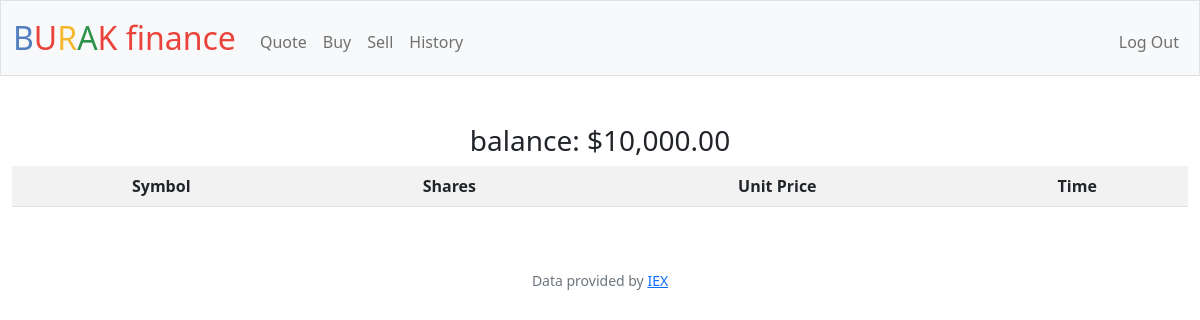
/history (signed in), run on an earlier commit of the app's database.
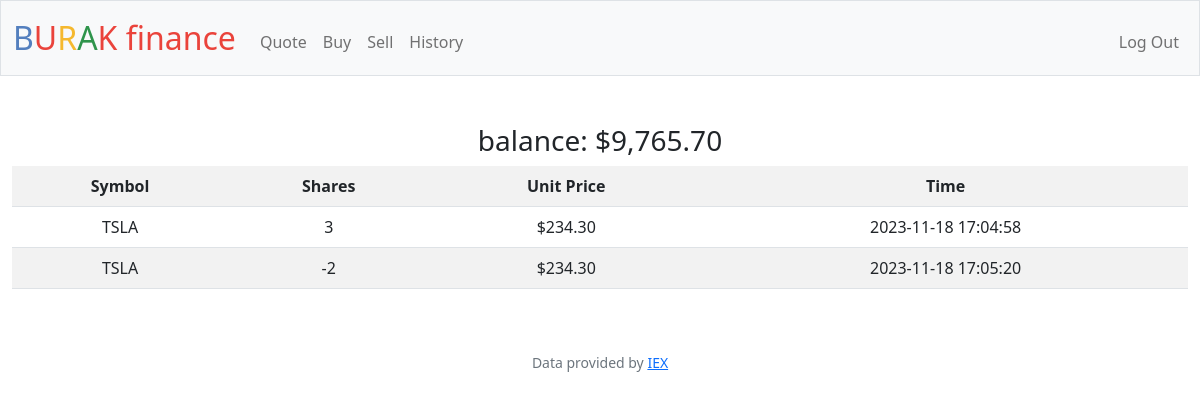
And on a later commit of the database.
### tables this page shows
CREATE TABLE history (
hstock_num int NOT NULL,
hstock_name VARCHAR(100) NOT NULL,
hstock_price int NOT NULL,
user_id int NOT NULL,
date TIMESTAMP DEFAULT CURRENT_TIMESTAMP,
FOREIGN KEY (user_id) REFERENCES users(id));

### app.py (the view)
@app.route("/history")
@login_required
def history():
    user_cash = db.execute("SELECT cash FROM users WHERE id = ?", session['user_id'])
    user_data = db.execute("SELECT hstock_name, hstock_num, hstock_price, date FROM history WHERE user_id = ?", session['user_id'])
    for stock_data in user_data:
        stock_data["hstock_price"] = usd(stock_data["hstock_price"])
    return render_template("history.html", user_data=user_data, user_cash= usd(user_cash[0]["cash"]))

### app.py (called while the page is built)
@app.after_request
def after_request(response):
    response.headers["Cache-Control"] = "no-cache, no-store, must-revalidate"
    response.headers["Expires"] = 0
    response.headers["Pragma"] = "no-cache"
    return response

### helpers.py (called while the page is built)
def login_required(f):
    @wraps(f)
    def decorated_function(*args, **kwargs):
        if session.get("user_id") is None:
            return redirect("/login")
        return f(*args, **kwargs)
    return decorated_function

def usd(value):
    return f"${value:,.2f}"

### templates/history.html (shortened to what this page needs)
{% extends "layout.html" %}
{% block main %}
    <div class="mx-auto" style="width: 900px;" class="card" style="width: 18rem;">
        <h3 class="d-flex justify-content-center" class="display-4">balance: {{user_cash}}</h3>
    </div>
    <table class="table table-striped">
        <tr>
            <th>Symbol</th>
            <th>Shares</th>
            <th>Unit Price</th>
            <th>Time</th>
        </tr>
        {% for dict in user_data%}
            <tr>
            {% for data in dict.values() %}
                <td>{{data}}</td>
            {% endfor %}
            </tr>
        {% endfor %}
    </table>
{% endblock %}

### templates/layout.html (shortened to what this page needs)
<!DOCTYPE html>
<html lang="en">
    <head>
        <link href="https://cdn.jsdelivr.net/npm/bootstrap@5.1.3/dist/css/bootstrap.min.css" rel="stylesheet">
        <link href="/static/styles.css" rel="stylesheet">
    </head>
    <body>
        <nav class="bg-light border navbar navbar-expand-md navbar-light">
            <div class="container-fluid">
                <a class="navbar-brand" href="/"><span class="blue">B</span><span class="red">U</span><span class="yellow">R</span><span class="green">A</span><span class="red">K</span> <span class="red">finance</span></a>
                <div class="collapse navbar-collapse" id="navbar">
                    {% if session["user_id"] %}
                        <ul class="navbar-nav me-auto mt-2">
                            <li class="nav-item"><a class="nav-link" href="/quote">Quote</a></li>
                            <li class="nav-item"><a class="nav-link" href="/buy">Buy</a></li>
                            <li class="nav-item"><a class="nav-link" href="/sell">Sell</a></li>
                            <li class="nav-item"><a class="nav-link" href="/history">History</a></li>
                        </ul>
                        <ul class="navbar-nav ms-auto mt-2">
                            <li class="nav-item"><a class="nav-link" href="/logout">Log Out</a></li>
                        </ul>
                    {% else %}
                        <ul class="navbar-nav ms-auto mt-2">
                            <li class="nav-item"><a class="nav-link" href="/register">Register</a></li>
                            <li class="nav-item"><a class="nav-link" href="/login">Log In</a></li>
                        </ul>
                    {% endif %}
                </div>
            </div>
        </nav>
        <main class="container-fluid py-5 text-center">
            {% block main %}{% endblock %}
        </main>
        <footer class="mb-5 small text-center text-muted">
            Data provided by <a href="https://iexcloud.io/">IEX</a>
        </footer>
    </body>
</html>

### static/styles.css (style rules this page uses)
nav .navbar-brand { font-size: xx-large; }
nav .navbar-brand .blue { color: #537fbe; }
nav .navbar-brand .red { color: #ea433b; }
nav .navbar-brand .yellow { color: #f5b82e; }
nav .navbar-brand .green { color: #2e944b; }

What changed in the data, as far as the page shows it:
added history: hstock_name "TSLA", values "3" "$234.30", date "2023-11-18 17:04:58"
added history: hstock_name "TSLA", values "-2" "$234.30", date "2023-11-18 17:05:20"
Also different on the page:
{{ user_cash }}: "$10,000.00" → "$9,765.70"
